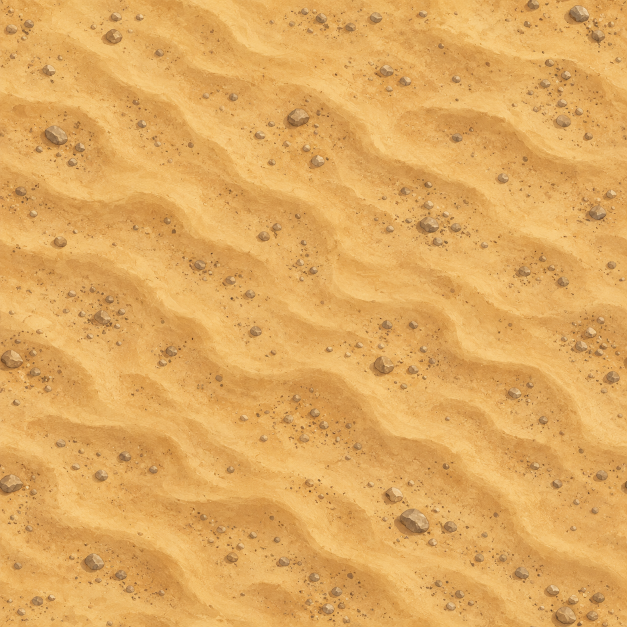
#> input picture assets/reference/terrain_desert.png, 1254 x 1254 px (shown at 1/2 size)
$ python process-assets.py
#> lines starting #> are read from the running program, lines starting #| are printed output that depends on the picture
#!/usr/bin/env python3
"""Готовит веб-версии картинок из assets/raw и assets/reference в apps/web/public/img.
Текстуры — квадрат 512, объекты — обрезка по прозрачности и уменьшение. Запуск: python3 scripts/process-assets.py"""
from pathlib import Path
from PIL import Image

ROOT = Path(__file__).resolve().parents[1]
OUT = ROOT / "apps/web/public/img"

def save(im: Image.Image, dest: Path):
    dest.parent.mkdir(parents=True, exist_ok=True)
    im.save(dest, "WEBP", quality=82, method=6)
    print(f"{dest.relative_to(ROOT)}  {im.size[0]}x{im.size[1]}  {dest.stat().st_size // 1024} KB")

def texture(src: Path, dest: Path, size=512):
    im = Image.open(src).convert("RGB").resize((size, size), Image.LANCZOS)
    save(im, dest)

def sprite(src: Path, dest: Path, size: int):
    im = Image.open(src).convert("RGBA")
    bbox = im.getchannel("A").getbbox()
    if bbox: im = im.crop(bbox)
    im.thumbnail((size, size), Image.LANCZOS)
    save(im, dest)

textures = {"desert": ROOT / "assets/reference/terrain_desert.png"}
for t in ["hills", "meadow", "mountains", "oasis", "water"]:
    textures[t] = ROOT / f"assets/raw/terrain/terrain_{t}.png"
for name, src in textures.items():
    texture(src, OUT / "terrain" / f"{name}.webp")
#> in texture, `im = Image.open(src).convert("RGB").resize((size, size), Image.LANCZOS)`:
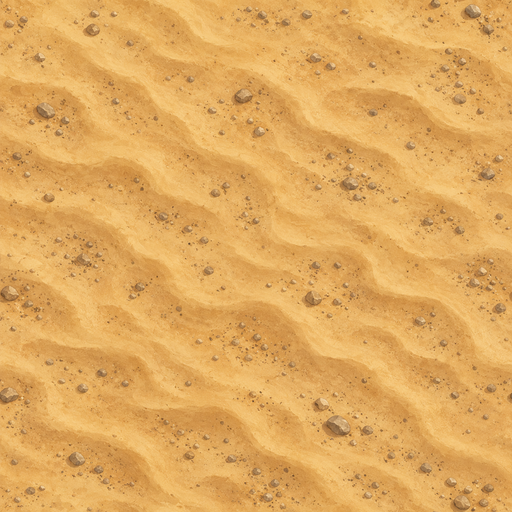
#> im: PIL image 512x512 RGB; mean R, G, B 224.3, 170, 94.8
#| apps/web/public/img/terrain/desert.webp  512x512  37 KB
#> pass 2 of the loop `for name, src in textures.items():`:
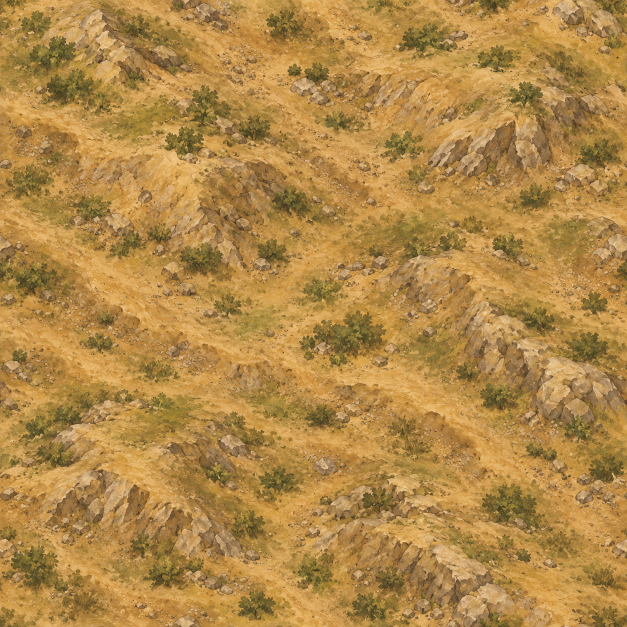
#> input picture assets/raw/terrain/terrain_hills.png, 1254 x 1254 px (shown at 1/2 size)
#> in texture (call 2), `im = Image.open(src).convert("RGB").resize((size, size), Image.LANCZOS)`:
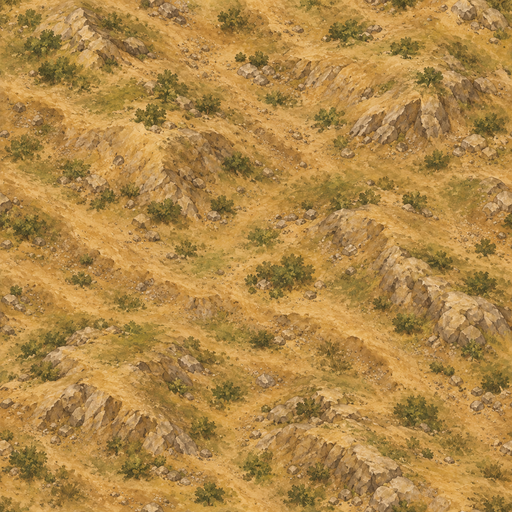
#> im: PIL image 512x512 RGB; mean R, G, B 177.1, 136.6, 72.6
#| apps/web/public/img/terrain/hills.webp  512x512  74 KB
#> pass 3 of the loop `for name, src in textures.items():`:
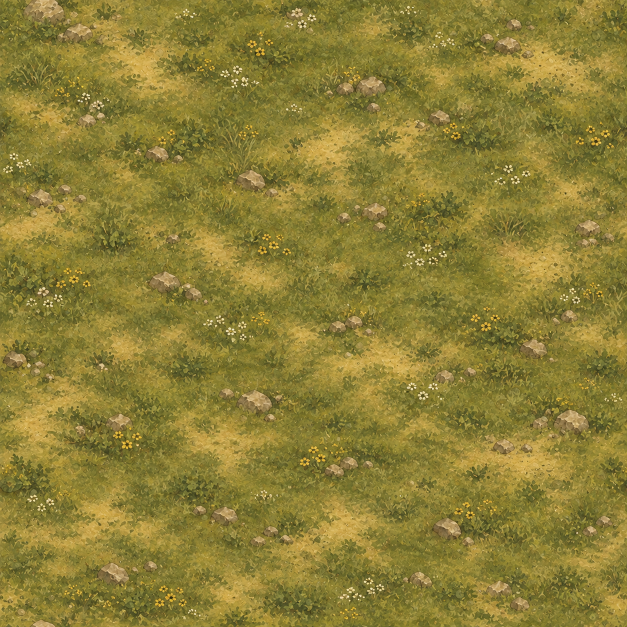
#> input picture assets/raw/terrain/terrain_meadow.png, 1254 x 1254 px (shown at 1/2 size)
#> in texture (call 3), `im = Image.open(src).convert("RGB").resize((size, size), Image.LANCZOS)`:
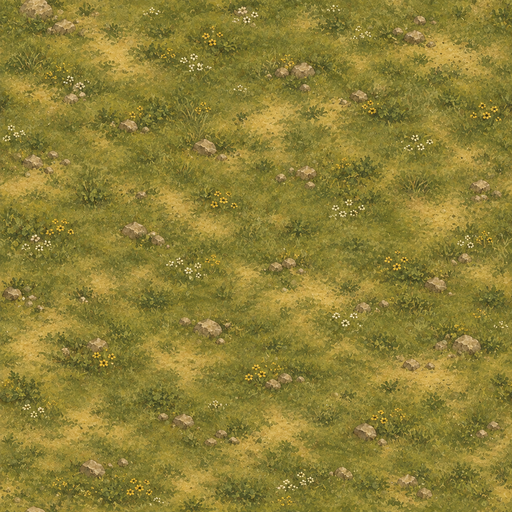
#> im: PIL image 512x512 RGB; mean R, G, B 140.1, 127.3, 55
#| apps/web/public/img/terrain/meadow.webp  512x512  77 KB
#> (the run stopped early here; a loop or call above may not have finished)
